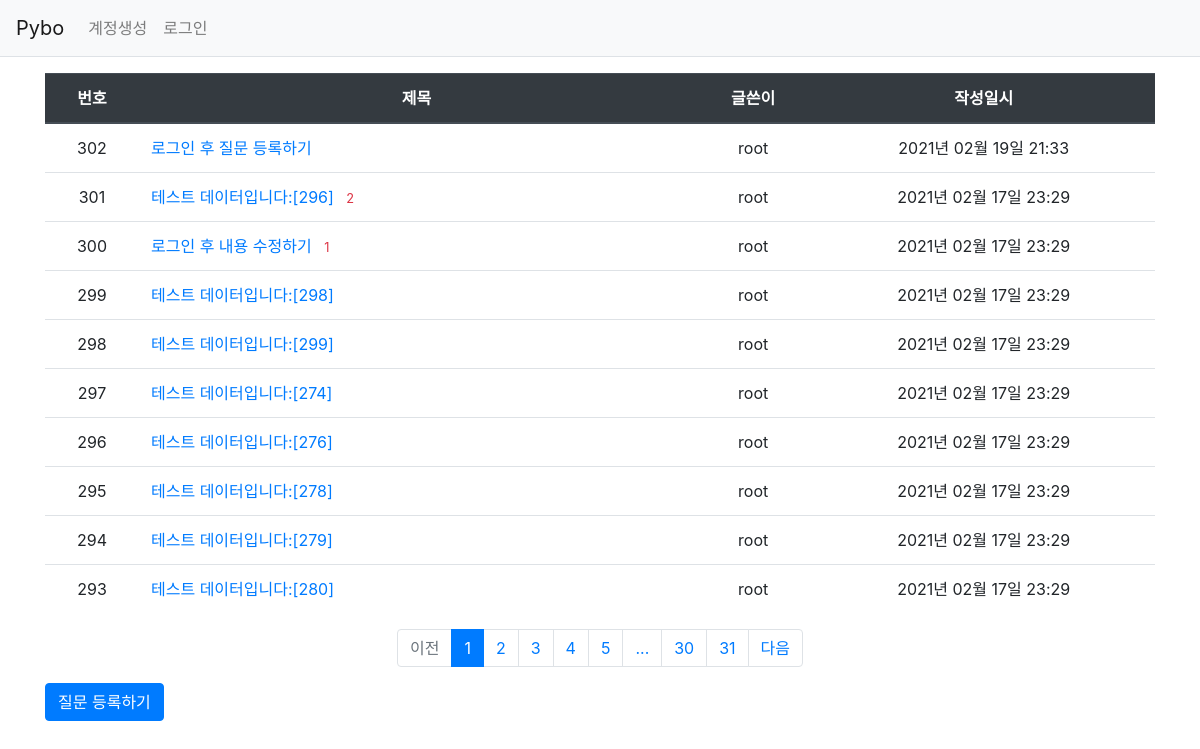
Page /question/list/ on the committed database.
### pybo/models.py (models this page shows)
class Question(db.Model):   # 모든 모델의 기본 클래스인 db.Model 상속받음.
    id = db.Column(db.Integer, primary_key=True)
    subject = db.Column(db.String(200), nullable=False)
    content = db.Column(db.Text(), nullable=False)
    create_date = db.Column(db.DateTime(), nullable=False)
    modify_date = db.Column(db.DateTime(), nullable=True)
    user_id = db.Column(db.Integer, db.ForeignKey('user.id', ondelete='CASCADE'), nullable=False)
    user = db.relationship('User', backref=db.backref('question_set'))

class User(db.Model):
    id = db.Column(db.Integer, primary_key=True)    # 자동으로 증가하는 user 모델의 기본 키
    username = db.Column(db.String(150), unique=True, nullable=False)
    password = db.Column(db.String(200), nullable=False)
    email = db.Column(db.String(120), unique=True, nullable=False)

### pybo/views/question_views.py (the view)
@bp.route('/list/')
def _list():
    page = request.args.get('page', type=int, default=1)    # 페이징 기능 구현
    question_list = Question.query.order_by(Question.create_date.desc())
    question_list = question_list.paginate(page, per_page=10)
    return render_template('question/question_list.html', question_list=question_list)

### pybo/filter.py (called while the page is built)
def format_datetime(value, fmt='%Y년 %m월 %d일 %H:%M'):
    return value.strftime(fmt)

### pybo/views/auth_views.py (called while the page is built)
@bp.before_app_request
def load_logged_in_user():
    user_id = session.get('user_id')
    if user_id is None:
        g.user = None
    else:
        g.user = User.query.get(user_id)

### pybo/templates/question/question_list.html
{% extends 'base.html' %}
{% block content %}
<div class="container my-3">
    <table class="table">
        <thead>
            <tr class="text-center thead-dark">
                <th>번호</th>
                <th style="width:50%">제목</th>
                <th>글쓴이</th>
                <th>작성일시</th>
            </tr>
        </thead>
        <tbody>
            {% if question_list %}
            {% for question in question_list.items %}
            <tr class="text-center">
                <td>{{ question_list.total - ((question_list.page-1) * question_list.per_page) - loop.index0 }}</td>
                <td class="text-left">
                    <a href="{{url_for('question.detail', question_id=question.id)}}">
                        {{question.subject}}
                    </a>
                    {% if question.answer_set|length > 0 %}
                    <span class="text-danger small ml-2">{{ question.answer_set|length }}</span>
                    {% endif %}
                </td>
                <td>{{ question.user.username }}</td>
                <td>{{question.create_date|datetime}}</td>
            </tr>
            {% endfor %}
            {% else %}
            <tr>
                <td colspan="3">질문이 없습니다.</td>
            </tr>
            {% endif %}
        </tbody>
    </table>
    <ul class="pagination justify-content-center">
        {% if question_list.has_prev %}
        <li class="page-item">
            <a class="page-link" href="?page={{ question_list.prev_num }}">이전</a>
        </li>
        {% else %}
        <li class="page-item disabled">
            <a class="page-link" tabindex="-1" aria-disabled="true" href="#">이전</a>
        </li>
        {% endif %}
        {% for page_num in question_list.iter_pages() %}
            {% if page_num %}
                {% if page_num != question_list.page %}
                <li class="page-item">
                    <a class="page-link" href="?page={{ page_num }}">{{ page_num }}</a>
                </li>
                {% else %}
                <li class="page-item active" aria-current="page">
                    <a class="page-link" href="#">{{ page_num }}</a>
                </li>
                {% endif %}
            {% else %}
                <li class="disabled">
                    <a class="page-link" href="#">...</a>
                </li>
            {% endif %}
        {% endfor %}
        {% if question_list.has_next %}
        <li class="page-item">
            <a class="page-link" href="?page={{ question_list.next_num }}">다음</a>
        </li>
        {% else %}
        <li class="page-item disabled">
            <a class="page-link" tabindex="-1" aria-disabled="true" href="#">다음</a>
        </li>
        {% endif %}
    </ul>
    <a href = "{{ url_for('question.create') }}" class="btn btn-primary">질문 등록하기</a>
</div>
{% endblock %}

### pybo/templates/base.html (shortened to what this page needs)
<!DOCTYPE html>
<html lang="en">
<head>
    <link rel="stylesheet" href="{{url_for('static', filename='bootstrap.min.css')}}">
    <link rel="stylesheet" href="{{url_for('static', filename='style.css')}}">
</head>
<body>
    {% include "navbar.html" %}
    {% block content %}
    {% endblock %}
</body>
</html>

### pybo/templates/navbar.html (shortened to what this page needs)
<nav class="navbar navbar-expand-lg navbar-light bg-light border-bottom">
    <a class="navbar-brand" href="{{ url_for('main.index') }}">Pybo</a>
    <div class="collapse navbar-collapse flex-grow-0" id="navbarNav">
        {% if g.user %}
        <ul class="navbar-nav">
            <li class="nav-item ">
                <a class="nav-link" href="{{ url_for('auth.logout') }}">{{ g.user.username }} (로그아웃)</a>
            </li>
        </ul>
        {% else %}
        <ul class="navbar-nav">
            <li class="nav-item ">
                <a class="nav-link" href="{{ url_for('auth.signup') }}">계정생성</a>
            </li>
            <li class="nav-item ">
                <a class="nav-link" href="{{ url_for('auth.login') }}">로그인</a>
            </li>
        </ul>
        {% endif %}
    </div>
</nav>

### rows in the picture
Question: total "302", subject "로그인 후 질문 등록하기", user.username "root", create_date "2021년 02월 19일 21:33"
Question: id "301", subject "테스트 데이터입니다:[296]", answer_set|length "2", user.username "root", create_date "2021년 02월 17일 23:29"
Question: total "300", subject "로그인 후 내용 수정하기", answer_set|length "1", user.username "root", create_date "2021년 02월 17일 23:29"
Question: total "299", subject "테스트 데이터입니다:[298]", user.username "root", create_date "2021년 02월 17일 23:29"
Question: total "298", subject "테스트 데이터입니다:[299]", user.username "root", create_date "2021년 02월 17일 23:29"
Question: total "297", subject "테스트 데이터입니다:[274]", user.username "root", create_date "2021년 02월 17일 23:29"
Question: total "296", subject "테스트 데이터입니다:[276]", user.username "root", create_date "2021년 02월 17일 23:29"
Question: total "295", subject "테스트 데이터입니다:[278]", user.username "root", create_date "2021년 02월 17일 23:29"
Question: total "294", subject "테스트 데이터입니다:[279]", user.username "root", create_date "2021년 02월 17일 23:29"
Question: total "293", subject "테스트 데이터입니다:[280]", user.username "root", create_date "2021년 02월 17일 23:29"

### other values in the picture
{{ page_num }} "1"
{{ page_num }} "2" "3" "4" "5" "30" "31"
